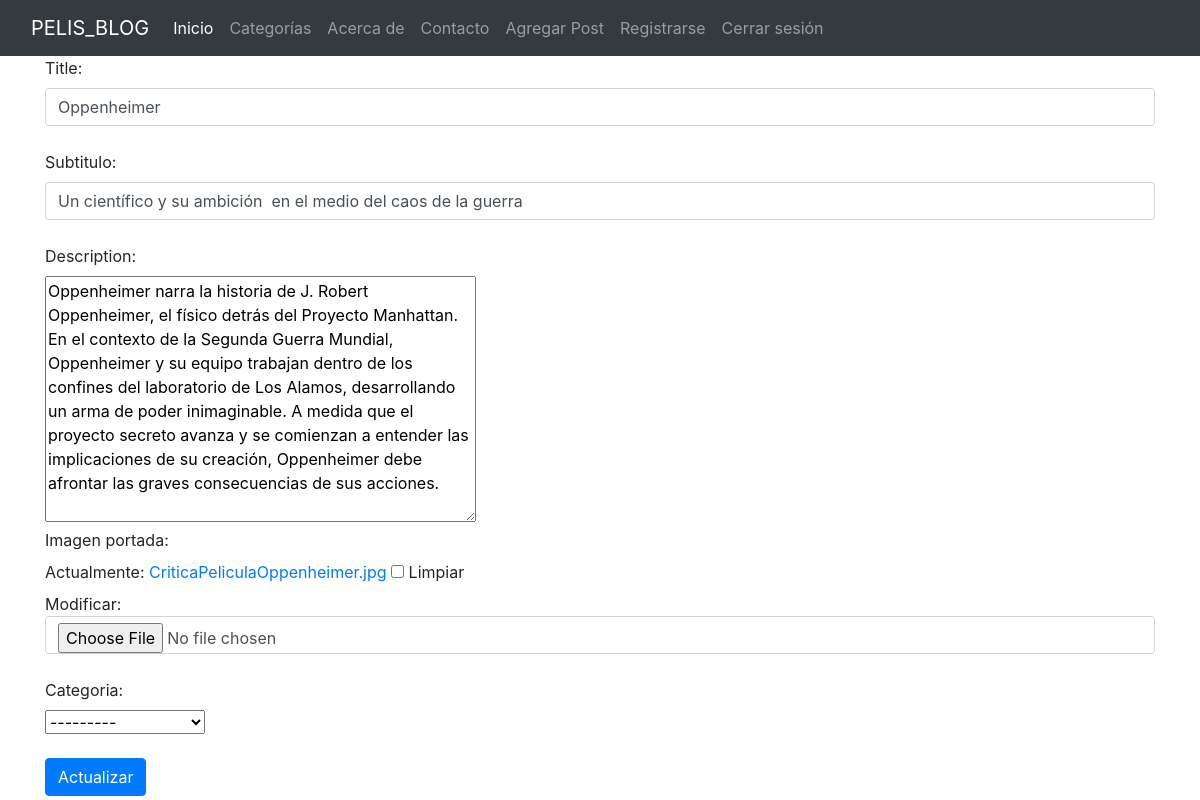
Screenshot of /update-post/664b3f5e-a021-436a-9394-a9634fd1ae5e/ (signed in) with the database file from the repository.
### Posts/models.py (models this page shows, shortened)
class Posts(models.Model):
    title = models.CharField(max_length=200)
    subtitulo = models.CharField(max_length=200, null=True, blank=True)
    description = RichTextUploadingField(null=True, blank=True)
    imagen_portada = models.ImageField(null=True, blank=True, default="default-image.jpg")
    id = models.UUIDField(default=uuid.uuid4, unique=True, primary_key=True, editable=False)
    categoria = models.ForeignKey(Categoria, on_delete=models.SET_NULL, null=True, blank=True)

### Posts/decorators.py (the view)
    def _wrapped_view(request, *args, **kwargs):
        if request.user.is_superuser:
            return view_func(request, *args, **kwargs)
        else:
            return redirect('home')  # Redirige a la página de inicio si el usuario no es un superusuario.

### Posts/forms.py
class PostForm(ModelForm):
    class Meta:
        model = Posts
        fields = '__all__'
    def __init__(self, *args, **kwargs):
        super(PostForm, self).__init__(*args, **kwargs)
        self.fields['title'].widget.attrs.update({'class': 'form-control'})
        self.fields['subtitulo'].widget.attrs.update({'class': 'form-control'})
        self.fields['imagen_portada'].widget.attrs.update({'class': 'form-control'})

### Posts/models.py (called while the page is built)
    def __str__(self):
        return self.nombre

### Posts/views.py (called while the page is built)
@superuser_required
def updatePost(request, pk):
    post = Posts.objects.get(id=pk)
    form = PostForm(instance=post)
    update = 1
    if request.method == 'POST':
        form = PostForm(request.POST, request.FILES, instance=post)
        if form.is_valid():
            form.save()
            messages.success(request, '¡Publicación actualizada exitosamente!')
            return redirect('home')
    context = {"form": form, "update": update}
    return render(request, 'Posts/form_post.html', context)

### Posts/templates/Posts/form_post.html (shortened to what this page needs)
{% extends 'main.html' %}
{% load static %}
{% block content %}
<form method="POST" enctype="multipart/form-data">
    <div class="container">
        <div class="col=8">
            {% for field in form %}
                <label class="form-label">{{ field.label }}:</label>
                <br>
                {{ field }}
                <br>
            {% endfor %}
            <br>
            {% if update == 1 %}
                <button type="submit" class="btn btn-primary">Actualizar</button>
            {% else %}
                <button type="submit" class="btn btn-primary">Crear</button>
            {% endif %}
        </div>
    </div>
</form>
{% endblock content %}

### rows the page displays
Posts: form "Oppenheimer" "Un científico y su ambición en el medio del caos de la guerra" "Oppenheimer narra la historia de J. Robert Oppenheimer, el físico detrás del Proyecto Manhattan. En el contexto de la Segunda Guerra Mundial, Oppenheimer y su equipo trabajan dentro de los confines del laboratorio de Los Alamos, desarrollando un arma de poder inimaginable. A medida que el proyecto secreto avanza y se comienzan a entender las implicaciones de su creación, Oppenheimer debe afrontar las graves consecuencias de sus acciones." "---------"

### other values shown
{{ field.label }} "Title" "Subtitulo" "Description" "Imagen portada" "Categoria"
